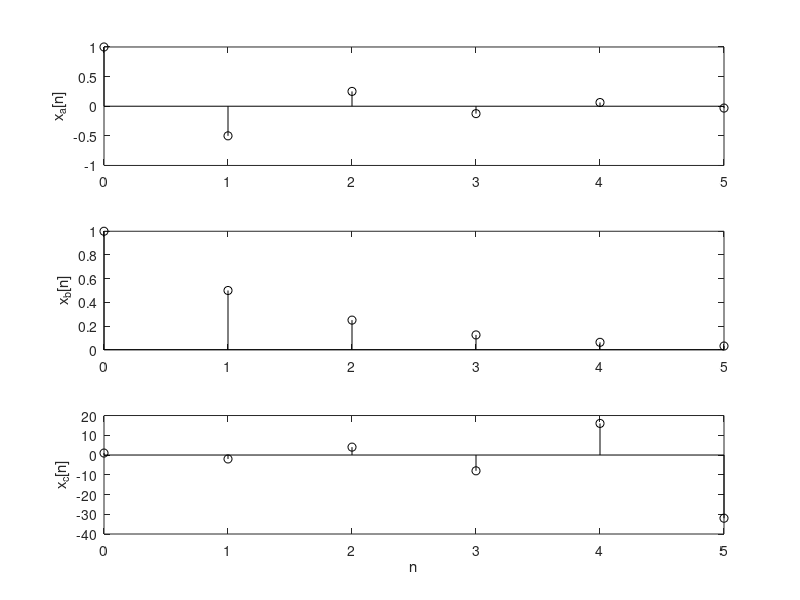

Reproduce this figure in MATLAB.
n = (0:5);
x_a = (-0.5).^n;
x_b = 2.^(-n);
x_c = (-2).^n;
subplot(3,1,1);stem(n,x_a,'k');ylabel('x_a[n]')
subplot(3,1,2);stem(n,x_b,'k');ylabel('x_b[n]')
subplot(3,1,3);stem(n,x_c,'k');ylabel('x_c[n]');
xlabel('n');